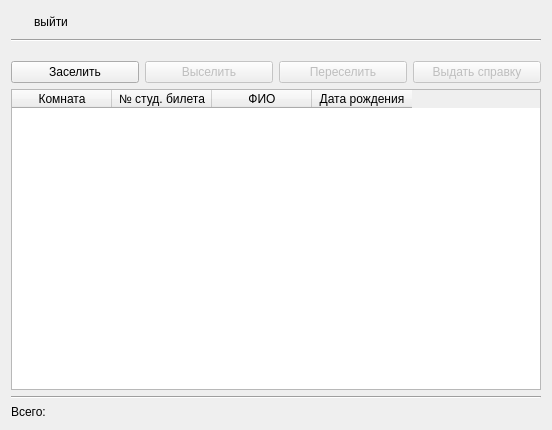
<?xml version="1.0" encoding="UTF-8"?>
<ui version="4.0">
 <class>commandantDialog</class>
 <widget class="QDialog" name="commandantDialog">
  <property name="geometry">
   <rect>
    <x>0</x>
    <y>0</y>
    <width>530</width>
    <height>430</height>
   </rect>
  </property>
  <property name="maximumSize">
   <size>
    <width>530</width>
    <height>430</height>
   </size>
  </property>
  <property name="windowTitle">
   <string>Dialog</string>
  </property>
  <layout class="QVBoxLayout" name="verticalLayout_2">
   <item>
    <layout class="QVBoxLayout" name="verticalLayout">
     <item>
      <layout class="QHBoxLayout" name="horizontalLayout_2">
       <item>
        <widget class="QPushButton" name="pushButton">
         <property name="maximumSize">
          <size>
           <width>80</width>
           <height>23</height>
          </size>
         </property>
         <property name="text">
          <string>выйти</string>
         </property>
         <property name="icon">
          <iconset resource="resources.qrc">
           <normaloff>:/icons/Go-previous.svg</normaloff>:/icons/Go-previous.svg</iconset>
         </property>
         <property name="default">
          <bool>false</bool>
         </property>
         <property name="flat">
          <bool>true</bool>
         </property>
        </widget>
       </item>
       <item>
        <spacer name="horizontalSpacer">
         <property name="orientation">
          <enum>Qt::Horizontal</enum>
         </property>
         <property name="sizeHint" stdset="0">
          <size>
           <width>40</width>
           <height>20</height>
          </size>
         </property>
        </spacer>
       </item>
      </layout>
     </item>
     <item>
      <widget class="Line" name="line_2">
       <property name="orientation">
        <enum>Qt::Horizontal</enum>
       </property>
      </widget>
     </item>
     <item>
      <spacer name="verticalSpacer_2">
       <property name="orientation">
        <enum>Qt::Vertical</enum>
       </property>
       <property name="sizeType">
        <enum>QSizePolicy::Fixed</enum>
       </property>
       <property name="sizeHint" stdset="0">
        <size>
         <width>20</width>
         <height>13</height>
        </size>
       </property>
      </spacer>
     </item>
     <item>
      <layout class="QHBoxLayout" name="horizontalLayout">
       <item>
        <widget class="QPushButton" name="checkinButton">
         <property name="text">
          <string>Заселить</string>
         </property>
        </widget>
       </item>
       <item>
        <widget class="QPushButton" name="checkoutButton">
         <property name="enabled">
          <bool>false</bool>
         </property>
         <property name="text">
          <string>Выселить</string>
         </property>
         <attribute name="buttonGroup">
          <string notr="true">buttonGroup</string>
         </attribute>
        </widget>
       </item>
       <item>
        <widget class="QPushButton" name="relocButton">
         <property name="enabled">
          <bool>false</bool>
         </property>
         <property name="text">
          <string>Переселить</string>
         </property>
         <attribute name="buttonGroup">
          <string notr="true">buttonGroup</string>
         </attribute>
        </widget>
       </item>
       <item>
        <widget class="QPushButton" name="giveDocButton">
         <property name="enabled">
          <bool>false</bool>
         </property>
         <property name="text">
          <string>Выдать справку</string>
         </property>
         <attribute name="buttonGroup">
          <string notr="true">buttonGroup</string>
         </attribute>
        </widget>
       </item>
      </layout>
     </item>
     <item>
      <widget class="QTableWidget" name="tableWidget">
       <property name="minimumSize">
        <size>
         <width>530</width>
         <height>300</height>
        </size>
       </property>
       <property name="maximumSize">
        <size>
         <width>530</width>
         <height>400</height>
        </size>
       </property>
       <property name="sizeAdjustPolicy">
        <enum>QAbstractScrollArea::AdjustToContents</enum>
       </property>
       <property name="textElideMode">
        <enum>Qt::ElideMiddle</enum>
       </property>
       <property name="wordWrap">
        <bool>false</bool>
       </property>
       <column>
        <property name="text">
         <string>Комната</string>
        </property>
       </column>
       <column>
        <property name="text">
         <string>№ студ. билета</string>
        </property>
       </column>
       <column>
        <property name="text">
         <string>ФИО</string>
        </property>
       </column>
       <column>
        <property name="text">
         <string>Дата рождения</string>
        </property>
       </column>
      </widget>
     </item>
     <item>
      <widget class="Line" name="line">
       <property name="orientation">
        <enum>Qt::Horizontal</enum>
       </property>
      </widget>
     </item>
     <item>
      <widget class="QLabel" name="label">
       <property name="text">
        <string>Всего:</string>
       </property>
      </widget>
     </item>
    </layout>
   </item>
  </layout>
 </widget>
 <resources>
  <include location="resources.qrc"/>
 </resources>
 <connections/>
 <buttongroups>
  <buttongroup name="buttonGroup"/>
 </buttongroups>
</ui>
